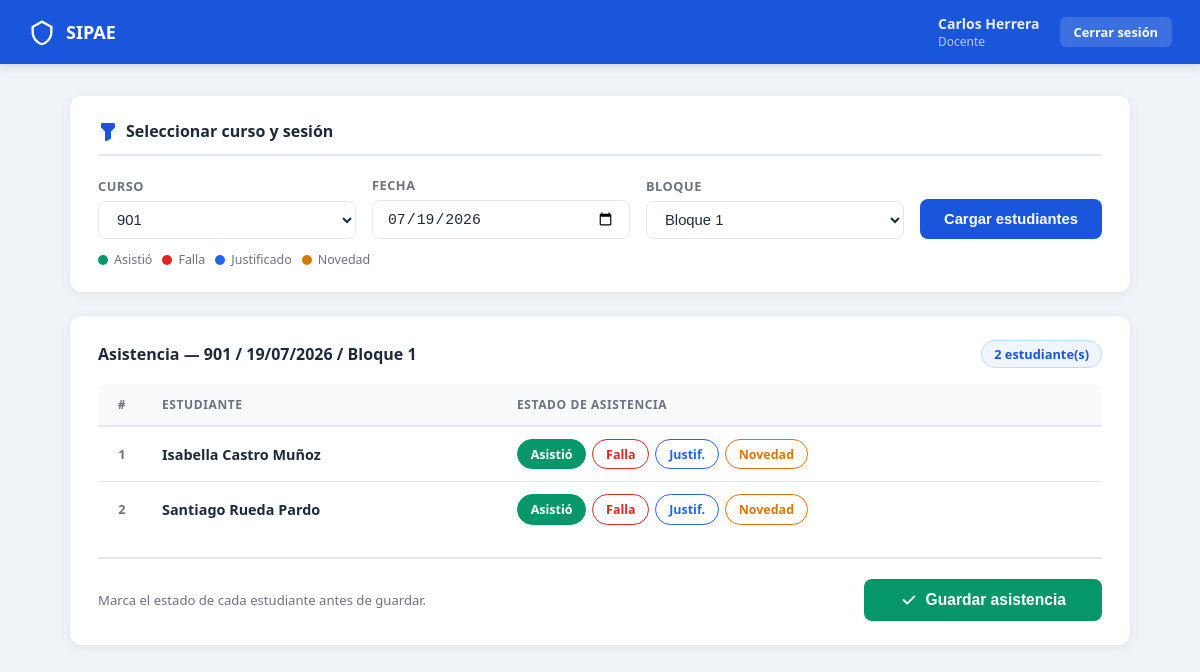
Screenshot of /dashboard_docente.php?curso=901 (signed in) with the database file from the repository.
### tables this page shows
CREATE TABLE IF NOT EXISTS estudiantes (

     
    id                       INT UNSIGNED  NOT NULL AUTO_INCREMENT,

     
    nombre                   VARCHAR(120)  NOT NULL,

     
     
    curso                    VARCHAR(30)   NOT NULL COMMENT 'Ej: 601, 1101, Primero A',

     
    nombre_acudiente         VARCHAR(120)  NOT NULL,

     
    parentesco_acudiente     VARCHAR(30)   NOT NULL,

     
    whatsapp_acudiente       VARCHAR(20)   NOT NULL,

     
    correo_acudiente         VARCHAR(150)  NOT NULL,

     
    activo                   TINYINT(1)   NOT NULL DEFAULT 1,

     
    creado_en                TIMESTAMP    NOT NULL DEFAULT CURRENT_TIMESTAMP,

    CONSTRAINT pk_estudiantes PRIMARY KEY (id)

);

### dashboard_docente.php (the view, shortened to what this page needs)
<?php
$pdo = obtenerConexion();
$stmtCursos = $pdo->query(
    'SELECT DISTINCT curso FROM estudiantes WHERE activo = 1 ORDER BY curso ASC'
);
$cursos = $stmtCursos->fetchAll(PDO::FETCH_COLUMN);
$cursoSel  = trim($_GET['curso']  ?? '');
$fechaSel  = $_GET['fecha']  ?? date('Y-m-d');
$bloqueSel = max(1, min(8, (int)($_GET['bloque'] ?? 1)));
$estudiantes        = [];
$asistenciaExistente = [];
if ($cursoSel !== '') {
    $stmtEst = $pdo->prepare(
        'SELECT id, nombre FROM estudiantes
          WHERE curso = :curso AND activo = 1
          ORDER BY nombre ASC'
    );
    $stmtEst->execute([':curso' => $cursoSel]);
    $estudiantes = $stmtEst->fetchAll();
}
$estados = [
    ['valor' => 'asistió',    'etiqueta' => 'Asistió',    'clase' => 'est-asistio'],
    ['valor' => 'falla',      'etiqueta' => 'Falla',       'clase' => 'est-falla'],
    ['valor' => 'justificado','etiqueta' => 'Justif.',     'clase' => 'est-justificado'],
    ['valor' => 'novedad',    'etiqueta' => 'Novedad',     'clase' => 'est-novedad'],
];
?>
<!DOCTYPE html>
<html lang="es">
<head>
</head>
<body>
<nav class="navbar">
    <a href="dashboard_docente.php" class="navbar__marca">
        <svg viewBox="0 0 24 24" xmlns="http://www.w3.org/2000/svg" aria-hidden="true">
            <path d="M12 2L3 7v5c0 5.25 3.75 10.15 9 11.25C17.25 22.15 21 17.25 21 12V7L12 2zm0 2.18l7 3.89V12c0 4.35-3.1 8.4-7 9.43C8.1 20.4 5 16.35 5 12V8.07l7-3.89z"/>
        </svg>
        SIPAE
    </a>
    <div class="navbar__usuario">
        <div>
            <div class="navbar__nombre">
                <?= htmlspecialchars($_SESSION['nombre'], ENT_QUOTES, 'UTF-8') ?>
            </div>
            <div class="navbar__rol">Docente</div>
        </div>
        <a href="?logout=1" class="navbar__logout">Cerrar sesión</a>
    </div>
</nav>
<main class="contenedor">
    <div class="card">
        <h2 class="card__titulo">
            <svg viewBox="0 0 20 20"><path fill-rule="evenodd" d="M3 3a1 1 0 011-1h12a1 1 0 011 1v3a1 1 0 01-.293.707L13 10.414V17a1 1 0 01-.553.894l-4 2A1 1 0 017 19v-8.586L3.293 6.707A1 1 0 013 6V3z" clip-rule="evenodd"/></svg>
            Seleccionar curso y sesión
        </h2>
        <form method="get" action="dashboard_docente.php">
            <div class="filtros">
                <div class="filtro__grupo">
                    <label class="filtro__label" for="curso">Curso</label>
                    <select class="filtro__select" id="curso" name="curso" required>
                        <?php foreach ($cursos as $c): ?>
                            <option value="<?= htmlspecialchars($c, ENT_QUOTES, 'UTF-8') ?>"
                                <?= ($c === $cursoSel) ? 'selected' : '' ?>>
                                <?= htmlspecialchars($c, ENT_QUOTES, 'UTF-8') ?>
                            </option>
                        <?php endforeach; ?>
                    </select>
                </div>
                <div class="filtro__grupo">
                    <label class="filtro__label" for="fecha">Fecha</label>
                    <input
                        class="filtro__input"
                        type="date"
                        id="fecha"
                        name="fecha"
                        value="<?= htmlspecialchars($fechaSel, ENT_QUOTES, 'UTF-8') ?>"
                        max="<?= date('Y-m-d') ?>"
                        required
                    >
                </div>
                <div class="filtro__grupo">
                    <label class="filtro__label" for="bloque">Bloque</label>
                    <select class="filtro__select" id="bloque" name="bloque">
                        <?php for ($b = 1; $b <= 8; $b++): ?>
                            <option value="<?= $b ?>" <?= ($b === $bloqueSel) ? 'selected' : '' ?>>
                                Bloque <?= $b ?>
                            </option>
                        <?php endfor; ?>
                    </select>
                </div>
                <button class="btn-cargar" type="submit">Cargar estudiantes</button>
            </div>
        </form>
        <div class="leyenda">
            <span class="leyenda__item"><span class="leyenda__dot dot-asistio"></span>Asistió</span>
            <span class="leyenda__item"><span class="leyenda__dot dot-falla"></span>Falla</span>
            <span class="leyenda__item"><span class="leyenda__dot dot-justif"></span>Justificado</span>
            <span class="leyenda__item"><span class="leyenda__dot dot-novedad"></span>Novedad</span>
        </div>
    </div>
    <?php if ($cursoSel !== ''): ?>
        <div class="card">
            <div class="seccion-header">
                <h2>
                    Asistencia —
                    <?= htmlspecialchars($cursoSel, ENT_QUOTES, 'UTF-8') ?> /
                    <?= htmlspecialchars(date('d/m/Y', strtotime($fechaSel)), ENT_QUOTES, 'UTF-8') ?> /
                    Bloque <?= $bloqueSel ?>
                </h2>
                <?php if (!empty($estudiantes)): ?>
                    <span class="badge"><?= count($estudiantes) ?> estudiante(s)</span>
                <?php endif; ?>
            </div>
            <?php if (empty($estudiantes)): ?>
                <div class="vacio">
                    <svg viewBox="0 0 24 24"><path d="M12 12c2.7 0 4.8-2.1 4.8-4.8S14.7 2.4 12 2.4 7.2 4.5 7.2 7.2 9.3 12 12 12zm0 2.4c-3.2 0-9.6 1.6-9.6 4.8v2.4h19.2v-2.4c0-3.2-6.4-4.8-9.6-4.8z"/></svg>
                    <p>No se encontraron estudiantes activos en el curso <strong><?= htmlspecialchars($cursoSel, ENT_QUOTES, 'UTF-8') ?></strong>.</p>
                </div>
            <?php else: ?>
                <form id="form-asistencia" method="post" action="procesar_asistencia.php">
                    <div class="tabla-wrapper">
                        <table>
                            <thead>
                                <tr>
                                    <th>#</th>
                                    <th>Estudiante</th>
                                    <th>Estado de asistencia</th>
                                </tr>
                            </thead>
                            <tbody>
                                <?php foreach ($estudiantes as $i => $est):
                                    $id = (int)$est['id'];
                                ?>
                                <tr>
                                    <td class="num"><?= $i + 1 ?></td>
                                    <td class="nombre">
                                        <?= htmlspecialchars($est['nombre'], ENT_QUOTES, 'UTF-8') ?>
                                    </td>
                                    <td>
                                        <div class="radio-grupo" role="group"
                                             aria-label="Estado de <?= htmlspecialchars($est['nombre'], ENT_QUOTES, 'UTF-8') ?>">
                                            <?php foreach ($estados as $est_op):
                                                $inputId = 'est_' . $id . '_' . $est_op['valor'];
                                            ?>
                                                <label
                                                    for="<?= $inputId ?>"
                                                    class="<?= $est_op['clase'] ?>"
                                                >
                                                    <?= $est_op['etiqueta'] ?>
                                                </label>
                                            <?php endforeach; ?>
                                        </div>
                                    </td>
                                </tr>
                                <?php endforeach; ?>
                            </tbody>
                        </table>
                    </div>
                    <div class="form-footer">
                        <p class="form-footer__nota">
                            <?php if (!empty($asistenciaExistente)): ?>
                                ⚠️ Ya existe un registro para esta sesión. Guardar sobreescribirá los datos anteriores.
                            <?php else: ?>
                                Marca el estado de cada estudiante antes de guardar.
                            <?php endif; ?>
                        </p>
                        <button class="btn-guardar" type="submit">
                            <svg viewBox="0 0 20 20"><path fill-rule="evenodd" d="M16.707 5.293a1 1 0 010 1.414l-8 8a1 1 0 01-1.414 0l-4-4a1 1 0 011.414-1.414L8 12.586l7.293-7.293a1 1 0 011.414 0z" clip-rule="evenodd"/></svg>
                            Guardar asistencia
                        </button>
                    </div>
                </form>
            <?php endif; ?>
        </div>
    <?php endif; ?>
</main>
</body>
</html>

### rows the page displays
estudiantes: nombre "Isabella Castro Muñoz", etiqueta "Asistió", etiqueta "Falla", etiqueta "Justif.", etiqueta "Novedad"
estudiantes: nombre "Santiago Rueda Pardo", etiqueta "Asistió", etiqueta "Falla", etiqueta "Justif.", etiqueta "Novedad"

### other values shown
$_SESSION['nombre'] "Carlos Herrera"
$cursoSel "901"
count($estudiantes) "2"
form field curso "901"
